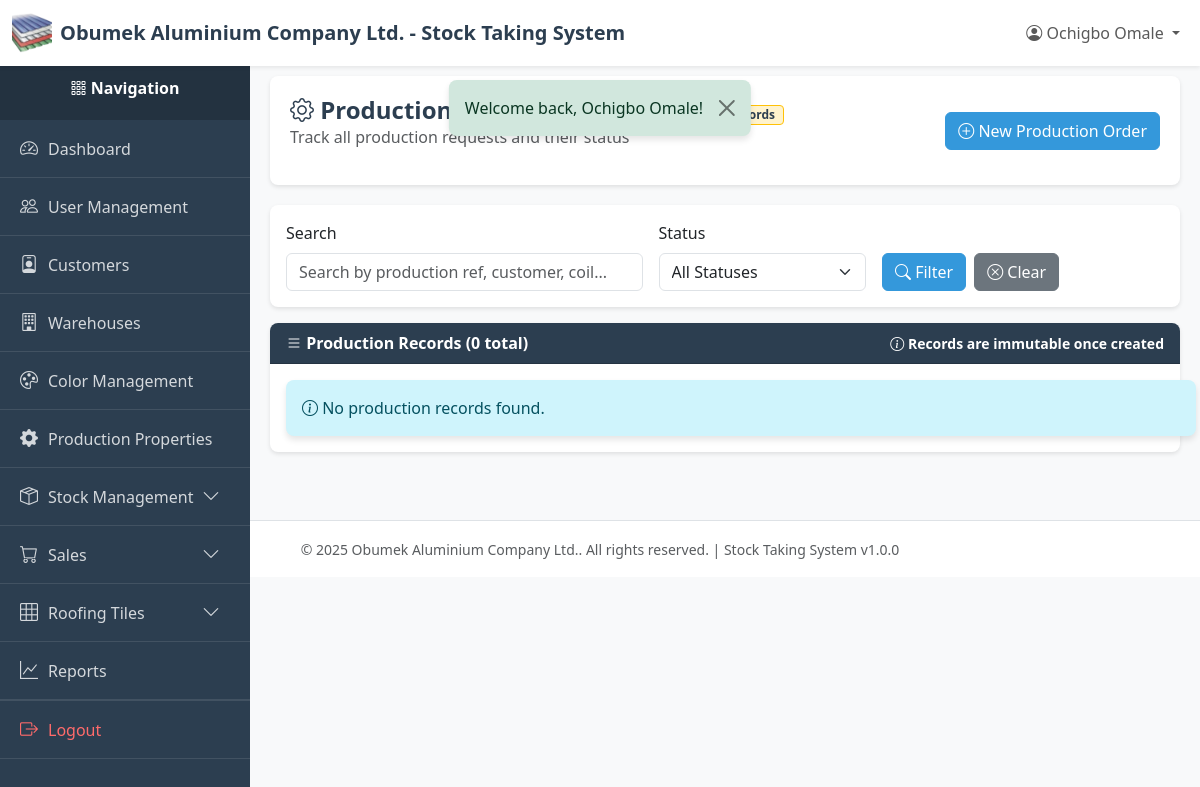
Before: /index.php?page=production (signed in) with the older database file.
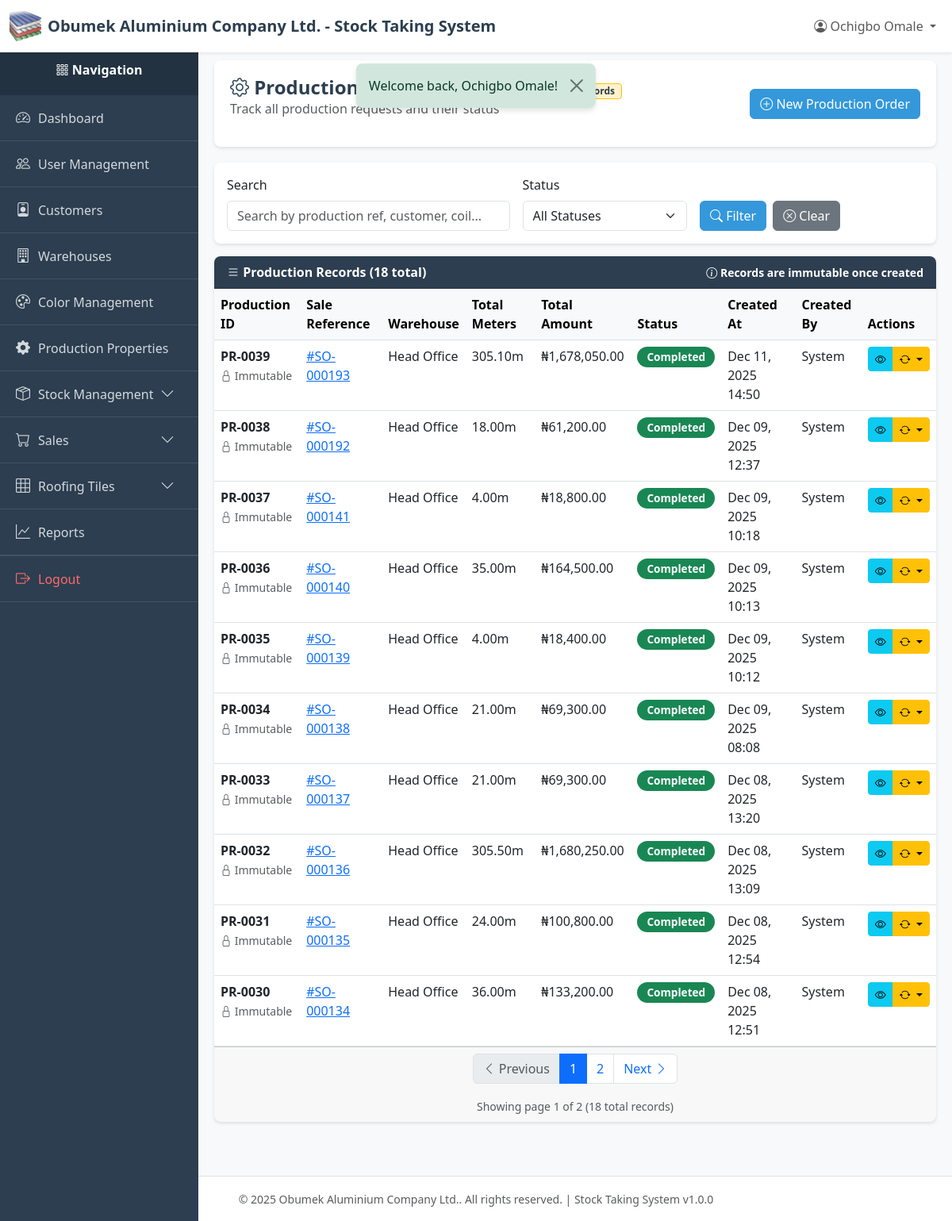
After: the same page with the newer database file.
### tables this page shows
CREATE TABLE `production` (
  `id` int(11) NOT NULL,
  `sale_id` int(11) NOT NULL,
  `warehouse_id` int(11) NOT NULL,
  `production_paper` longtext NOT NULL COMMENT 'Stores complete production details' CHECK (json_valid(`production_paper`)),
  `status` enum('pending','in_progress','completed','cancelled') DEFAULT 'pending',
  `created_by` int(11) NOT NULL,
  `created_at` timestamp NOT NULL DEFAULT current_timestamp(),
  `updated_at` timestamp NULL DEFAULT NULL ON UPDATE current_timestamp(),
  `immutable_hash` varchar(64) NOT NULL COMMENT 'SHA256 hash for immutability verification'
);

CREATE TABLE `warehouses` (
  `id` int(11) NOT NULL,
  `name` varchar(255) NOT NULL,
  `location` text DEFAULT NULL,
  `contact` varchar(100) DEFAULT NULL,
  `is_active` tinyint(1) DEFAULT 1,
  `created_at` timestamp NOT NULL DEFAULT current_timestamp(),
  `updated_at` timestamp NULL DEFAULT NULL ON UPDATE current_timestamp(),
  `deleted_at` timestamp NULL DEFAULT NULL
);

### views/production/index.php (the view, shortened to what the changed rows need)
<?php
require_once __DIR__ . '/../../config/db.php';
require_once __DIR__ . '/../../models/production.php';
require_once __DIR__ . '/../../utils/helpers.php';
$currentPage = isset($_GET['page_num']) ? (int) $_GET['page_num'] : 1;
$searchQuery = $_GET['search'] ?? '';
$statusFilter = $_GET['status'] ?? '';
$productionModel = new Production();
$limit = RECORDS_PER_PAGE;
$offset = ($currentPage - 1) * $limit;
if (!empty($searchQuery) || !empty($statusFilter)) {
    $productions = $productionModel->search($searchQuery, $limit, $offset, $statusFilter);
    $totalProductions = $productionModel->countSearch($searchQuery, $statusFilter);
} else {
    $productions = $productionModel->getAll($limit, $offset, $statusFilter);
    $totalProductions = $productionModel->count($statusFilter);
}
$paginationData = getPaginationData($totalProductions, $currentPage);
require_once __DIR__ . '/../../layout/header.php';
require_once __DIR__ . '/../../layout/sidebar.php';
?>
<div class="content-wrapper">
    <div class="page-header">
        <div class="d-flex justify-content-between align-items-center">
            <div>
                <h1 class="page-title">
                    <i class="bi bi-gear"></i> Production Management
                    <span class="immutable-indicator">
                        <i class="bi bi-lock"></i> Immutable Records
                    </span>
                </h1>
                <p class="text-muted">Track all production requests and their status</p>
            </div>
            <a href="/new-stock-system/index.php?page=sales_create_new" class="btn btn-primary">
                <i class="bi bi-plus-circle"></i> New Production Order
            </a>
        </div>
    </div>
    <div class="card mb-3">
        <div class="card-body">
            <form method="GET" action="/new-stock-system/index.php" class="row g-3">
                <div class="col-md-5">
                    <label class="form-label">Search</label>
                    <input type="text" name="search" class="form-control"
                           placeholder="Search by production ref, customer, coil..."
                           value="<?php echo htmlspecialchars($searchQuery); ?>">
                </div>
                <div class="col-md-3">
                    <label class="form-label">Status</label>
                    <select name="status" class="form-select">
                        <option value="">All Statuses</option>
                    </select>
                </div>
                <div class="col-md-4 d-flex align-items-end">
                    <button type="submit" class="btn btn-primary me-2">
                        <i class="bi bi-search"></i> Filter
                    </button>
                    <a href="/new-stock-system/index.php?page=production" class="btn btn-secondary">
                        <i class="bi bi-x-circle"></i> Clear
                    </a>
                </div>
            </form>
        </div>
    </div>
    <div class="card">
        <div class="card-header">
            <div class="d-flex justify-content-between align-items-center">
                <div>
                    <i class="bi bi-list"></i> Production Records (<?php echo $totalProductions; ?> total)
                </div>
                <div class=" small">
                    <i class="bi bi-info-circle"></i> Records are immutable once created
                </div>
            </div>
        </div>
        <div class="card-body p-0">
            <?php if (empty($productions)): ?>
            <div class="alert alert-info m-3">
                <i class="bi bi-info-circle"></i> No production records found.
            </div>
            <?php
                else: ?>
            <div class="table-responsive">
                <table class="table table-hover mb-0">
                    <thead class="table-light">
                        <tr>
                            <th>Production ID</th>
                            <th>Sale Reference</th>
                            <th>Warehouse</th>
                            <th>Total Meters</th>
                            <th>Total Amount</th>
                            <th>Status</th>
                            <th>Created At</th>
                            <th>Created By</th>
                            <th>Actions</th>
                        </tr>
                    </thead>
                    <tbody>
                        <?php foreach ($productions as $prod):
                            $prodPaper = [];
                            if (isset($prod['production_paper'])) {
                                if (is_array($prod['production_paper'])) {
                                    $prodPaper = $prod['production_paper'];
                                } elseif (is_string($prod['production_paper'])) {
                                    $prodPaper = json_decode($prod['production_paper'], true) ?: [];
                                }
                            }
                            $totalMeters = $prodPaper['total_meters'] ?? 0;
                            $totalAmount = $prodPaper['total_amount'] ?? 0;
                            ?>
                        <tr>
                            <td>
                                <strong>PR-<?php echo str_pad(
                                    $prod['id'],
                                    4,
                                    '0',
                                    STR_PAD_LEFT,
                                ); ?></strong>
                                <br>
                                <small class="text-muted">
                                    <i class="bi bi-lock"></i> Immutable
                                </small>
                            </td>
                            <td>
                                <a href="/new-stock-system/index.php?page=sales_view&id=<?php echo $prod[
                                    'sale_id'
                                ]; ?>">
                                    #SO-<?php echo str_pad(
                                        $prod['sale_id'],
                                        6,
                                        '0',
                                        STR_PAD_LEFT,
                                    ); ?>
                                </a>
                            </td>
                            <td><?php echo htmlspecialchars($prod['warehouse_name']); ?></td>
                            <td><?php echo number_format($totalMeters, 2); ?>m</td>
                            <td>₦<?php echo number_format($totalAmount, 2); ?></td>
                            <td>
                                <?php
                                $statusColors = [
                                    PRODUCTION_STATUS_PENDING => 'warning',
                                    PRODUCTION_STATUS_IN_PROGRESS => 'info',
                                    PRODUCTION_STATUS_COMPLETED => 'success',
                                    PRODUCTION_STATUS_CANCELLED => 'danger',
                                ];
                                $color = $statusColors[$prod['status']] ?? 'secondary';
                                ?>
                                <span class="badge bg-<?php echo $color; ?> status-badge">
                                    <?php echo PRODUCTION_STATUSES[$prod['status']] ??
                                        $prod['status']; ?>
                                </span>
                            </td>
                            <td><?php echo date(
                                'M d, Y H:i',
                                strtotime($prod['created_at']),
                            ); ?></td>
                            <td><?php echo isset($prod['created_by_name'])
                                ? htmlspecialchars($prod['created_by_name'])
                                : 'System'; ?></td>
                            <td>
                                <div class="btn-group" role="group">
                                    <a href="/new-stock-system/index.php?page=production_view&id=<?php echo $prod[
                                        'id'
                                    ]; ?>"
                                       class="btn btn-sm btn-info" title="View Production Paper">
                                        <i class="bi bi-eye"></i>
                                    </a>
                                    <?php if (
                                        hasPermission(MODULE_PRODUCTION_MANAGEMENT, ACTION_EDIT)
                                    ): ?>
                                    <div class="btn-group" role="group">
                                        <button type="button" class="btn btn-sm btn-warning dropdown-toggle"
                                                data-bs-toggle="dropdown" title="Update Status">
                                            <i class="bi bi-arrow-repeat"></i>
                                        </button>
                                    </div>
                                    <?php endif; ?>
                                </div>
                            </td>
                        </tr>
                        <?php
                        endforeach; ?>
                    </tbody>
                </table>
            </div>
            <?php endif; ?>
        </div>
        <?php if (!empty($productions)): ?>
        <div class="card-footer">
            <?php
            $queryParams = $_GET;
            include __DIR__ . '/../../layout/pagination.php';
            ?>
        </div>
        <?php endif; ?>
    </div>
</div>
<?php require_once __DIR__ . '/../../layout/footer.php'; ?>

### layout/pagination.php (shortened to what the changed rows need)
<?php
$paginationData = $paginationData ?? [];
$queryParams = $queryParams ?? [];
$currentPage = $paginationData['current_page'];
$totalPages = $paginationData['total_pages'];
$hasPrevious = $paginationData['has_previous'];
$hasNext = $paginationData['has_next'];
function buildPaginationUrl($pageNum, $params) {
    $params['page_num'] = $pageNum;
    return '/new-stock-system/index.php?' . http_build_query($params);
}
?>
<nav aria-label="Page navigation">
    <ul class="pagination justify-content-center">
        <li class="page-item <?php echo !$hasPrevious ? 'disabled' : ''; ?>">
            <a class="page-link" href="<?php echo $hasPrevious ? buildPaginationUrl($currentPage - 1, $queryParams) : '#'; ?>">
                <i class="bi bi-chevron-left"></i> Previous
            </a>
        </li>
        <?php
        $range = 2;
        $start = max(1, $currentPage - $range);
        $end = min($totalPages, $currentPage + $range);
            ?>
            <?php
        for ($i = $start; $i <= $end; $i++) {
            ?>
            <li class="page-item <?php echo $i === $currentPage ? 'active' : ''; ?>">
                <a class="page-link" href="<?php echo buildPaginationUrl($i, $queryParams); ?>"><?php echo $i; ?></a>
            </li>
            <?php
        }
            ?>
        <li class="page-item <?php echo !$hasNext ? 'disabled' : ''; ?>">
            <a class="page-link" href="<?php echo $hasNext ? buildPaginationUrl($currentPage + 1, $queryParams) : '#'; ?>">
                Next <i class="bi bi-chevron-right"></i>
            </a>
        </li>
    </ul>
    <div class="text-center text-muted mt-2">
        <small>
            Showing page <?php echo $currentPage; ?> of <?php echo $totalPages; ?>
            (<?php echo $paginationData['total']; ?> total records)
        </small>
    </div>
</nav>

Changed rows visible on the page:
added production: id "0039", sale "000193", warehouse.name "Head Office", totalMeters "305.10", totalAmount "1,678,050.00", status "Completed", created_at "Dec 11, 2025 14:50"
added production: id "0038", sale "000192", warehouse.name "Head Office", totalMeters "18.00", totalAmount "61,200.00", status "Completed", created_at "Dec 09, 2025 12:37"
added production: id "0037", sale "000141", warehouse.name "Head Office", warehouse "4.00", totalAmount "18,800.00", status "Completed", created_at "Dec 09, 2025 10:18"
added production: id "0036", sale "000140", warehouse.name "Head Office", totalMeters "35.00", totalAmount "164,500.00", status "Completed", created_at "Dec 09, 2025 10:13"
added production: id "0035", sale "000139", warehouse.name "Head Office", warehouse "4.00", totalAmount "18,400.00", status "Completed", created_at "Dec 09, 2025 10:12"
added production: id "0034", sale "000138", warehouse.name "Head Office", totalMeters "21.00", totalAmount "69,300.00", status "Completed", created_at "Dec 09, 2025 08:08"
added production: id "0033", sale "000137", warehouse.name "Head Office", totalMeters "21.00", totalAmount "69,300.00", status "Completed", created_at "Dec 08, 2025 13:20"
added production: id "0032", sale "000136", warehouse.name "Head Office", totalMeters "305.50", totalAmount "1,680,250.00", status "Completed", created_at "Dec 08, 2025 13:09"
added production: id "0031", sale "000135", warehouse.name "Head Office", totalMeters "24.00", totalAmount "100,800.00", status "Completed", created_at "Dec 08, 2025 12:54"
added production: id "0030", sale "000134", warehouse.name "Head Office", totalMeters "36.00", totalAmount "133,200.00", status "Completed", created_at "Dec 08, 2025 12:51"
Other visible differences:
$totalProductions: "0" → "18"
$currentPage: (not shown) → "1"
$totalPages: (not shown) → "2"
$paginationData['total']: (not shown) → "18"
text no longer shown: "No production records found."
text now shown: "Production ID Sale Reference Warehouse Total Meters Total Amount Status Created At Created By Actions Previous Next Showing page of ( total records)"
new list line: "1"
new list line: "2"
